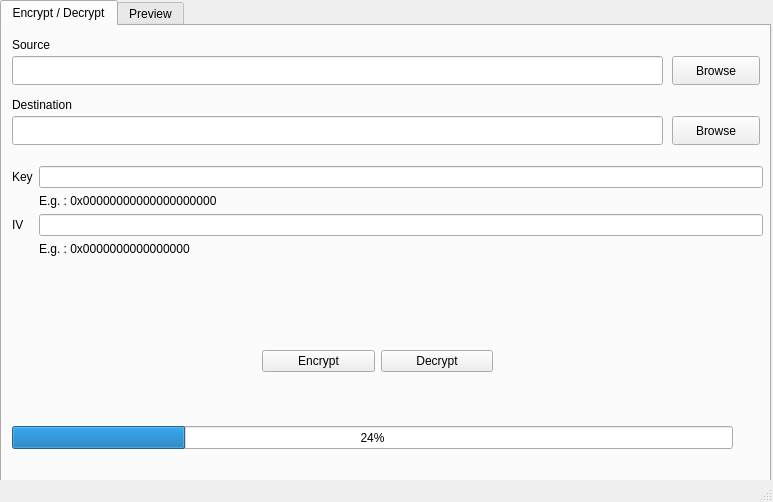
<?xml version="1.0" encoding="UTF-8"?>
<ui version="4.0">
 <class>MainWindow</class>
 <widget class="QMainWindow" name="MainWindow">
  <property name="geometry">
   <rect>
    <x>0</x>
    <y>0</y>
    <width>773</width>
    <height>502</height>
   </rect>
  </property>
  <property name="windowTitle">
   <string>MainWindow</string>
  </property>
  <widget class="QWidget" name="centralwidget">
   <widget class="QTabWidget" name="tabWidget">
    <property name="geometry">
     <rect>
      <x>0</x>
      <y>0</y>
      <width>771</width>
      <height>491</height>
     </rect>
    </property>
    <property name="currentIndex">
     <number>0</number>
    </property>
    <widget class="QWidget" name="tab">
     <attribute name="title">
      <string>Encrypt / Decrypt</string>
     </attribute>
     <widget class="QProgressBar" name="progressBar">
      <property name="geometry">
       <rect>
        <x>10</x>
        <y>400</y>
        <width>721</width>
        <height>23</height>
       </rect>
      </property>
      <property name="value">
       <number>24</number>
      </property>
     </widget>
     <widget class="QPushButton" name="pushButtonSrcFile">
      <property name="geometry">
       <rect>
        <x>670</x>
        <y>30</y>
        <width>88</width>
        <height>29</height>
       </rect>
      </property>
      <property name="text">
       <string>Browse</string>
      </property>
     </widget>
     <widget class="QPushButton" name="pushButtonDstFile">
      <property name="geometry">
       <rect>
        <x>670</x>
        <y>90</y>
        <width>88</width>
        <height>29</height>
       </rect>
      </property>
      <property name="text">
       <string>Browse</string>
      </property>
     </widget>
     <widget class="QWidget" name="formLayoutWidget">
      <property name="geometry">
       <rect>
        <x>10</x>
        <y>140</y>
        <width>751</width>
        <height>141</height>
       </rect>
      </property>
      <layout class="QFormLayout" name="formLayout_3">
       <property name="fieldGrowthPolicy">
        <enum>QFormLayout::AllNonFixedFieldsGrow</enum>
       </property>
       <item row="0" column="0">
        <widget class="QLabel" name="keyLabel_2">
         <property name="text">
          <string>Key</string>
         </property>
        </widget>
       </item>
       <item row="0" column="1">
        <widget class="QLineEdit" name="lineEditKey"/>
       </item>
       <item row="1" column="1">
        <widget class="QLabel" name="label_4">
         <property name="text">
          <string>E.g. : 0x00000000000000000000</string>
         </property>
        </widget>
       </item>
       <item row="2" column="0">
        <widget class="QLabel" name="iVLabel_2">
         <property name="text">
          <string>IV</string>
         </property>
        </widget>
       </item>
       <item row="2" column="1">
        <widget class="QLineEdit" name="lineEditIV"/>
       </item>
       <item row="3" column="1">
        <widget class="QLabel" name="label_6">
         <property name="text">
          <string>E.g. : 0x0000000000000000</string>
         </property>
        </widget>
       </item>
      </layout>
     </widget>
     <widget class="QLabel" name="label_2">
      <property name="geometry">
       <rect>
        <x>10</x>
        <y>70</y>
        <width>81</width>
        <height>17</height>
       </rect>
      </property>
      <property name="text">
       <string>Destination</string>
      </property>
     </widget>
     <widget class="QWidget" name="horizontalLayoutWidget">
      <property name="geometry">
       <rect>
        <x>260</x>
        <y>310</y>
        <width>231</width>
        <height>51</height>
       </rect>
      </property>
      <layout class="QHBoxLayout" name="horizontalLayout_2">
       <item>
        <widget class="QPushButton" name="pushButtonEncrypt">
         <property name="text">
          <string>Encrypt</string>
         </property>
        </widget>
       </item>
       <item>
        <widget class="QPushButton" name="pushButtonDecrypt">
         <property name="text">
          <string>Decrypt</string>
         </property>
        </widget>
       </item>
      </layout>
     </widget>
     <widget class="QLineEdit" name="lineEditDstFile">
      <property name="geometry">
       <rect>
        <x>10</x>
        <y>90</y>
        <width>651</width>
        <height>29</height>
       </rect>
      </property>
     </widget>
     <widget class="QLabel" name="label">
      <property name="geometry">
       <rect>
        <x>10</x>
        <y>10</y>
        <width>56</width>
        <height>17</height>
       </rect>
      </property>
      <property name="text">
       <string>Source</string>
      </property>
     </widget>
     <widget class="QLineEdit" name="lineEditSrcFile">
      <property name="geometry">
       <rect>
        <x>10</x>
        <y>30</y>
        <width>651</width>
        <height>29</height>
       </rect>
      </property>
     </widget>
    </widget>
    <widget class="QWidget" name="tab_2">
     <attribute name="title">
      <string>Preview</string>
     </attribute>
     <widget class="QWidget" name="horizontalLayoutWidget_2">
      <property name="geometry">
       <rect>
        <x>10</x>
        <y>0</y>
        <width>751</width>
        <height>421</height>
       </rect>
      </property>
      <layout class="QHBoxLayout" name="horizontalLayout_3">
       <property name="spacing">
        <number>12</number>
       </property>
       <property name="margin">
        <number>12</number>
       </property>
       <item>
        <widget class="QLabel" name="labelImgSrc">
         <property name="text">
          <string>No File Selected</string>
         </property>
        </widget>
       </item>
       <item>
        <widget class="QLabel" name="labelImgDst">
         <property name="text">
          <string>No File Selected</string>
         </property>
         <property name="scaledContents">
          <bool>false</bool>
         </property>
        </widget>
       </item>
      </layout>
     </widget>
     <widget class="QLabel" name="label_9">
      <property name="geometry">
       <rect>
        <x>100</x>
        <y>430</y>
        <width>71</width>
        <height>16</height>
       </rect>
      </property>
      <property name="text">
       <string>Source File</string>
      </property>
     </widget>
     <widget class="QLabel" name="label_10">
      <property name="geometry">
       <rect>
        <x>550</x>
        <y>430</y>
        <width>101</width>
        <height>16</height>
       </rect>
      </property>
      <property name="text">
       <string>Destination File</string>
      </property>
     </widget>
    </widget>
   </widget>
  </widget>
  <widget class="QStatusBar" name="statusbar"/>
 </widget>
 <resources/>
 <connections/>
</ui>
